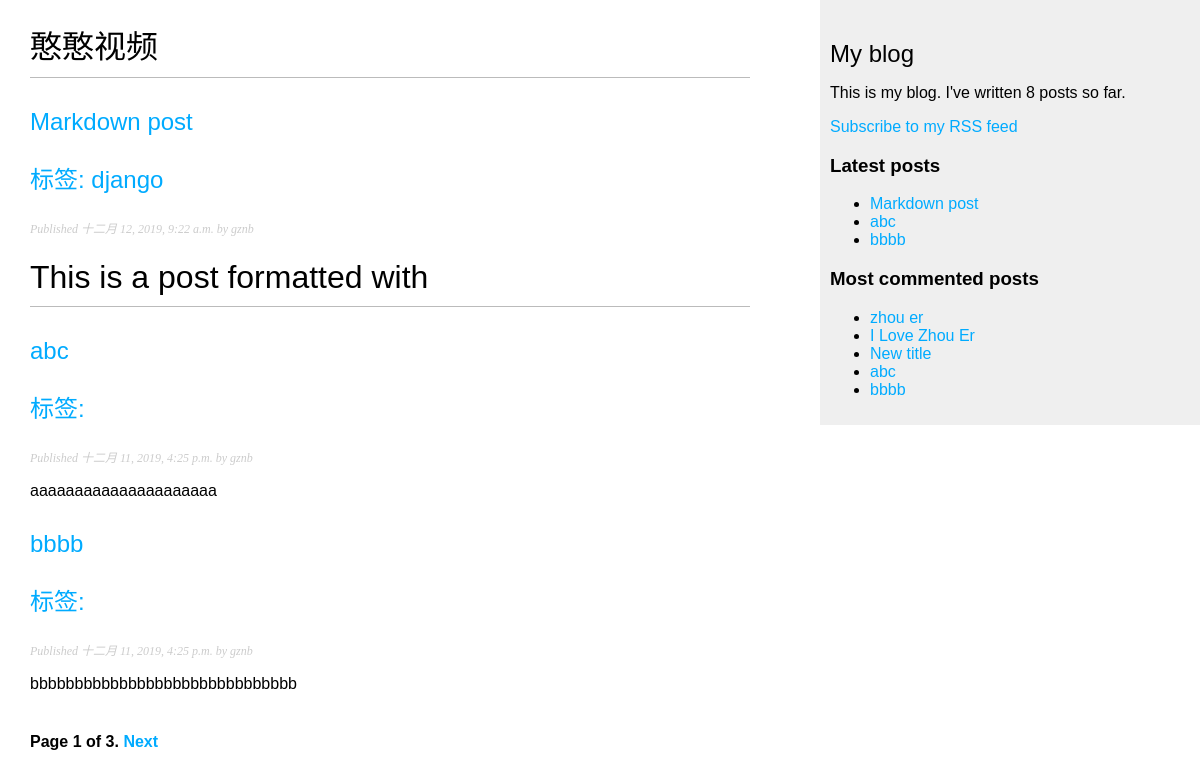
/blog/, run on an earlier commit of the app's database.
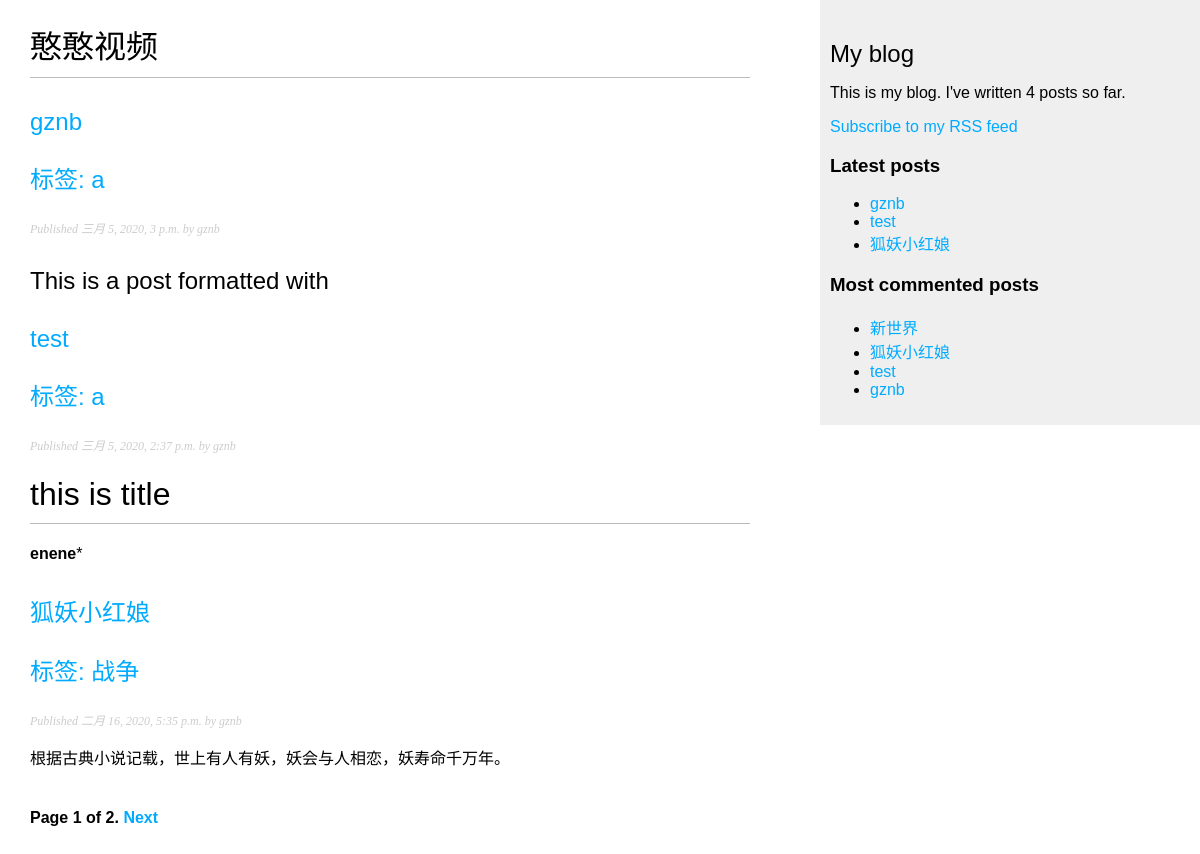
And on a later commit of the database.
### blog/models.py (models this page shows, shortened)
class Post(models.Model):
    STATUS_CHOICES = (
        ('draft', 'Draft'),
        ('published', 'Published'),
    )
    title = models.CharField(max_length=250, verbose_name='标题')
    slug = models.SlugField(max_length=250, unique_for_date='publish')
    author = models.ForeignKey(User, related_name='blog_posts',verbose_name='作者', on_delete=models.CASCADE)
    body = models.TextField(verbose_name='消息主体内容')
    publish = models.DateTimeField(default=timezone.now, verbose_name='发表时间')
    created = models.DateTimeField(auto_now_add=True, verbose_name='创建时间')
    updated = models.DateTimeField(auto_now=True, verbose_name='更新时间')
    status = models.CharField(max_length=10, choices=STATUS_CHOICES, default='draft', verbose_name='状态')
    class Meta:
        ordering = ('-publish', )
    objects = models.Manager()
    published = PublishedManager()
    '''
    Post.published.filter(title__startswith='Who') 自定义管理器，使用的例子
    '''
    def get_absolute_url(self):
        return reverse('blog:post_detail',
                       args=[self.publish.year,
                             self.publish.strftime('%m'),
                             self.publish.strftime('%d'),
                             self.slug])
    tags = TaggableManager()

### blog/views.py (the view)
# urls.py: url(r'^tag/(?P<tag_slug>[-\w]+)/$', views.post_list, name='post_list_by_tag'),
def post_list(request, tag_slug=None):
    object_list = Post.published.all()
    tag = None
    if tag_slug:
        tag = get_object_or_404(Tag, slug=tag_slug)
        object_list = object_list.filter(tags__in=[tag])
    paginator = Paginator(object_list, 3)
    page = request.GET.get("page")
    try:
        posts = paginator.page(page)
    except PageNotAnInteger as err:
        posts = paginator.page(1)
    except EmptyPage as err:
        posts = paginator.page(paginator.num_pages)
    return render(request,
                  'blog/post/list.html',
                  {'page': page,
                   'posts': posts,
                   'tag': tag})

### blog/models.py (called while the page is built)
    def get_queryset(self):
        return super(PublishedManager, self).get_queryset().filter(status='published')

### blog/templatetags/blog_tags.py (called while the page is built)
@register.simple_tag
def total_posts():
    return Post.published.count()

@register.inclusion_tag('blog/post/latest_posts.html')
def show_latest_posts(count=5):
    latest_posts = Post.published.order_by('-publish')[:count]
    return {'latest_posts': latest_posts}

@register.simple_tag
def get_most_commented_posts(count=5):
    return Post.published.annotate(
        total_comments=Count('comments')
    ).order_by('-total_comments')[:count]

@register.filter(name='markdown')
def markdown_format(text):
    return mark_safe(markdown.markdown(text))

### blog/templates/blog/post/list.html (shortened to what this page needs)
{% extends "blog/base.html" %}
{% load blog_tags %}
{% block content %}
    <h1>憨憨视频</h1>
    {% for post in posts %}
        <h2>
            <a href="{{ post.get_absolute_url }}">
                {{ post.title }}
                <p class="tags">标签:
                    {% for tag in post.tags.all %}
                        <a href="{% url "blog:post_list_by_tag" tag.slug %}">
                            {{ tag.name }}
                        </a>
                    {% endfor %}
                </p>
            </a>
        </h2>
        <p class="date">
            Published {{ post.publish }} by {{ post.author }}
        </p>
        {{ post.body|markdown|truncatechars_html:30 }}
    {% endfor %}
    {% include "pagination.html" with page=posts %}
{% endblock %}

### blog/templates/blog/base.html (shortened to what this page needs)
{% load static  %}
{% load blog_tags %}
<!DOCTYPE html>
<html>
<head>
    <link href="{% static "css/blog.css" %}" rel="stylesheet">
</head>
<body>
    <div id="content">
        {% block content %}
        {% endblock %}
    </div>
    <div id = 'sidebar'>
        <h2>My blog</h2>
        <p>This is my blog. I've written {% total_posts %} posts so far.</p>
        <p><a href="{% url "blog:post_feed" %}">Subscribe to my RSS feed</a> </p>
        <h3>Latest posts</h3>
        {% show_latest_posts 3 %}
        <h3>Most commented posts</h3>
        {% get_most_commented_posts as most_commented_posts %}
        <ul>
            {% for post in most_commented_posts %}
                <li>
                    <a href="{{ post.get_absolute_url }}">{{ post.title }}</a>
                </li>
            {% endfor %}
        </ul>
    </div>
</body>
</html>

### blog/templates/pagination.html (shortened to what this page needs)
<div class = "pagination">
    <span class="step-links">
        <span class="current">
            Page {{ page.number }} of {{ page.paginator.num_pages }}.
        </span>
        {% if page.has_next %}
            <a href="?page={{ page.next_page_number }}">Next</a>
        {% endif %}
    </span>
</div>

### blog/templates/blog/post/latest_posts.html
<ul>
    {% for post in latest_posts %}
        <li>
            <a href="{{ post.get_absolute_url }}">{{ post.title }}</a>
        </li>
    {% endfor %}
</ul>

### blog/static/css/blog.css (style rules this page uses)
body { margin:0; padding:0; font-family:helvetica, sans-serif; }
a { color:#00abff; text-decoration:none; }
h1 { font-weight:normal; border-bottom:1px solid #bbb; padding:0 0 10px 0; }
h2 { font-weight:normal; margin:30px 0 0; }
#content { float:left; width:60%; padding:0 0 0 30px; }
#sidebar { float:right; width:30%; padding:10px; background:#efefef; height:100%; }
p.date { color:#ccc; font-family: georgia, serif; font-size: 12px; font-style: italic; }
.pagination { margin:40px 0; font-weight:bold; }

What changed in the data, as far as the page shows it:
removed Post: title "Markdown post", publish "十二月 12, 2019, 9:22 a.m.", author "gznb", body "This is a post formatted with"
no longer on this page (row unchanged): Tag: name "django", shown under "Markdown post"
removed Post: title "abc", publish "十二月 11, 2019, 4:25 p.m.", author "gznb", body "aaaaaaaaaaaaaaaaaaaaa"
removed Post: title "bbbb", publish "十二月 11, 2019, 4:25 p.m.", author "gznb", body "bbbbbbbbbbbbbbbbbbbbbbbbbbbbbb"
removed Post: title "zhou er", shown under "Most commented posts"
removed Post: title "I Love Zhou Er", shown under "Most commented posts"
removed Post: title "New title", shown under "Most commented posts"
added Post: title "gznb", publish "三月 5, 2020, 3 p.m.", author "gznb", body "This is a post formatted with"
added Tag: name "a"
added Post: title "test", publish "三月 5, 2020, 2:37 p.m.", author "gznb", body "this is title enene *"
added Post: title "狐妖小红娘", publish "二月 16, 2020, 5:35 p.m.", author "gznb", body "根据古典小说记载，世上有人有妖，妖会与人相恋，妖寿命千万年。"
added Tag: name "战争", shown under "狐妖小红娘"
added Post: title "新世界", shown under "Most commented posts"
Also different on the page:
{{ page.paginator.num_pages }}: "3" → "2"
text no longer shown: "8"
text now shown: "4"
